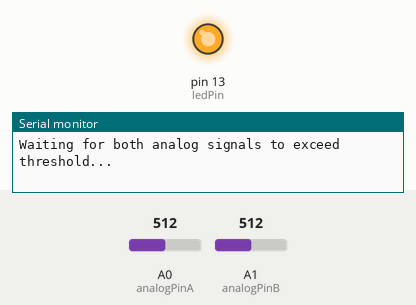
Bench run of a sketch on a simulated Arduino Uno, built with avr-gcc and run on an emulated ATmega328P. Shown: output pins drawn as LEDs (lit = HIGH), the last lines printed to the serial monitor. The inputs (shaded band) are chosen by the test bench; at power-on: A0 (analogPinA) = 512, A1 (analogPinB) = 512.

Above: at 0.14 s.
1.3 s: A0 (analogPinA) set to 716
At 2.33 s:
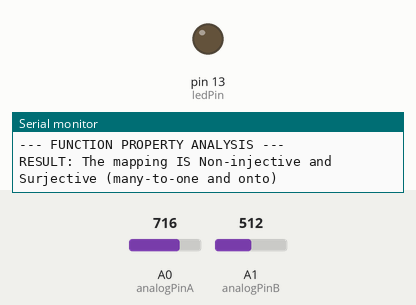
4.3 s: A0 (analogPinA) set to 490
Timing chart, 0 to 13.3 s (numbered marks = the images above; inputs shaded):
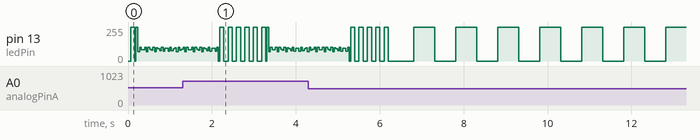

The sketch:

arduino-surjection-checker.ino
```cpp
/*
 * Arduino Non-injective Surjective Analyzer with Threshold Triggering
 *
 * This sketch waits for both analog values to exceed a threshold, then automatically
 * measures discrete analog values from two pins, and stops after collecting
 * the specified number of samples.
 * It analyzes whether the mapping from set A to set B is:
 * 1. Surjective (onto): every element in B has at least one corresponding element in A
 * 2. Non-injective: at least one element in B has multiple elements from A mapping to it
 *
 * After analysis, it returns to the waiting state, ready for another trigger event.
 */

const int analogPinA = A0;    // Analog input pin for first set of values
const int analogPinB = A1;    // Analog input pin for second set of values
const int ledPin = 13;        // LED to indicate recording status

const int maxSamples = 128;    // Maximum number of samples to store
const int discretizeLevels = 10; // Number of discrete levels to map analog values to
const int sampleInterval = 15; // Time between samples in milliseconds
const int signalThreshold = 500; // Threshold value (0-1023) that both signals must exceed to start

// Arrays to store discretized values from both analog inputs
int valuesA[maxSamples];
int valuesB[maxSamples];
int sampleCount = 0;
bool analysisComplete = false;
bool waitingForTrigger = true;

// Arrays to store unique values found in each set
int uniqueValuesA[discretizeLevels];
int uniqueCountA = 0;
int uniqueValuesB[discretizeLevels];
int uniqueCountB = 0;

// Mapping array to check properties
int mappingMatrix[discretizeLevels][discretizeLevels]; // [A][B]

void setup() {
  Serial.begin(9600);
  pinMode(ledPin, OUTPUT);

  Serial.println("Arduino Non-injective Surjective Analyzer with Threshold Triggering");
  Serial.println("Waiting for both analog signals to exceed threshold...");
}

void loop() {
  // Check for trigger condition if we're waiting for it
  if (waitingForTrigger) {
    // Read raw analog values
    int rawA = analogRead(analogPinA);
    int rawB = analogRead(analogPinB);

    // Slow blink LED to indicate waiting state
    slowBlinkLED();

    // Check if both values exceed threshold
    if (rawA > signalThreshold && rawB > signalThreshold) {
     //Serial.print("Trigger detected! A=");
      //Serial.print(rawA);
      //Serial.print(", B=");
      //Serial.println(rawB);

      // Reset sample collection variables
      sampleCount = 0;
      analysisComplete = false;
      waitingForTrigger = false;

      // Set LED solid on to indicate recording will start
      digitalWrite(ledPin, HIGH);
      //Serial.println("Starting sample collection...");

      // Small delay to debounce and prepare
      delay(100);
    }
    return; // Skip the rest of the loop while waiting for trigger
  }

  // If we haven't completed analysis and haven't collected all samples
  if (!analysisComplete && sampleCount < maxSamples) {
    // Read analog values
    int rawA = analogRead(analogPinA);
    int rawB = analogRead(analogPinB);

    // Discretize values (map 0-1023 to 0-(discretizeLevels-1))
    int discreteA = map(rawA, 0, 1023, 0, discretizeLevels - 1);
    int discreteB = map(rawB, 0, 1023, 0, discretizeLevels - 1);

    // Store the values
    valuesA[sampleCount] = discreteA;
    valuesB[sampleCount] = discreteB;

    // Print current reading
    /*Serial.print("Sample ");
    Serial.print(sampleCount + 1);
    Serial.print(": A=");
    Serial.print(discreteA);
    Serial.print(", B=");
    Serial.println(discreteB);
    */
    sampleCount++;

    // Blink LED to indicate recording activity
    digitalWrite(ledPin, LOW);
    delay(10);
    digitalWrite(ledPin, HIGH);
    delay(sampleInterval - 10);  // Account for the blink time
  }

  // If we've reached max samples and haven't analyzed yet
  if (!analysisComplete && sampleCount >= maxSamples) {
    // Turn off LED to indicate recording stopped
    digitalWrite(ledPin, LOW);
    //Serial.println("Sample collection complete. Analyzing results...");

    // Analyze the results
    analyzeResults();

    // Mark analysis as complete
    analysisComplete = true;

    // Flash LED rapidly 5 times to indicate completion
    for (int i = 0; i < 5; i++) {
      digitalWrite(ledPin, HIGH);
      delay(100);
      digitalWrite(ledPin, LOW);
      delay(100);
    }

    // Reset to wait for next trigger
    waitingForTrigger = true;
    //Serial.println("\nReady for next trigger event. Waiting for both analog signals to exceed threshold...");
  }
}

void slowBlinkLED() {
  // Slow blink pattern for waiting state
  static unsigned long lastToggleTime = 0;
  static boolean ledState = false;
  unsigned long currentTime = millis();

  if (currentTime - lastToggleTime > 500) {  // 0.5 second toggle
    ledState = !ledState;
    digitalWrite(ledPin, ledState);
    lastToggleTime = currentTime;
  }
}

void analyzeResults() {
  // Reset analysis variables
  uniqueCountA = 0;
  uniqueCountB = 0;
  memset(uniqueValuesA, -1, sizeof(uniqueValuesA));
  memset(uniqueValuesB, -1, sizeof(uniqueValuesB));
  memset(mappingMatrix, 0, sizeof(mappingMatrix));

  // Find unique values in both sets and build mapping matrix
  for (int i = 0; i < sampleCount; i++) {
    int valueA = valuesA[i];
    int valueB = valuesB[i];

    // Add to unique values in A if not already there
    if (!contains(uniqueValuesA, uniqueCountA, valueA)) {
      uniqueValuesA[uniqueCountA] = valueA;
      uniqueCountA++;
    }

    // Add to unique values in B if not already there
    if (!contains(uniqueValuesB, uniqueCountB, valueB)) {
      uniqueValuesB[uniqueCountB] = valueB;
      uniqueCountB++;
    }

    // Record this mapping in the matrix
    mappingMatrix[valueA][valueB]++;
  }

  // Print unique values
  /*Serial.print("Set A has ");
  Serial.print(uniqueCountA);
  Serial.print(" unique values: ");
  printArray(uniqueValuesA, uniqueCountA);

  Serial.print("Set B has ");
  Serial.print(uniqueCountB);
  Serial.print(" unique values: ");
  printArray(uniqueValuesB, uniqueCountB);
 */
  // Check surjectivity (onto property)
  bool isSurjective = true;
  for (int j = 0; j < uniqueCountB; j++) {
    int valueB = uniqueValuesB[j];
    bool hasPreimage = false;

    for (int i = 0; i < uniqueCountA; i++) {
      int valueA = uniqueValuesA[i];
      if (mappingMatrix[valueA][valueB] > 0) {
        hasPreimage = true;
        break;
      }
    }

    if (!hasPreimage) {
      isSurjective = false;
      //Serial.print("Value B=");
      //Serial.print(valueB);
      //Serial.println(" has no corresponding value in set A (not surjective)");
    }
  }

  // Check non-injectivity (checking for many-to-one mappings)
  bool isNonInjective = false;
  for (int j = 0; j < uniqueCountB; j++) {
    int valueB = uniqueValuesB[j];
    int preimageCount = 0;

    for (int i = 0; i < uniqueCountA; i++) {
      int valueA = uniqueValuesA[i];
      if (mappingMatrix[valueA][valueB] > 0) {
        preimageCount++;
      }
    }

    if (preimageCount > 1) {
      isNonInjective = true;
      //Serial.print("Value B=");
      //Serial.print(valueB);
      //Serial.print(" has ");
      //Serial.print(preimageCount);
      //Serial.println(" different values from set A mapping to it (non-injective)");
    }
  }

  // Print function property conclusions
  Serial.println("\n--- FUNCTION PROPERTY ANALYSIS ---");
  if (isSurjective && isNonInjective) {
    Serial.println("RESULT: The mapping IS Non-injective and Surjective (many-to-one and onto)");
  } else if (isSurjective && !isNonInjective) {
    Serial.println("RESULT: The mapping is Injective and Surjective (bijective/one-to-one and onto)");
    Serial.println("  This is NOT the non-injective surjective mapping we're looking for");
  } else if (!isSurjective && isNonInjective) {
    Serial.println("RESULT: The mapping is Non-injective but NOT Surjective (many-to-one but not onto)");
    Serial.println("  This is NOT the non-injective surjective mapping we're looking for");
  } else {
    Serial.println("RESULT: The mapping is neither Non-injective nor Surjective");
    Serial.println("  This is NOT the non-injective surjective mapping we're looking for");
  }

  // Print detailed mapping information
  //Serial.println("\nMapping details:");
  // For each unique value in A, show what it maps to
  for (int i = 0; i < uniqueCountA; i++) {
    int valueA = uniqueValuesA[i];
    //Serial.print("A=");
    //Serial.print(valueA);
   // Serial.print(" maps to: ");

    bool firstMapping = true;
    for (int j = 0; j < uniqueCountB; j++) {
      int valueB = uniqueValuesB[j];
      if (mappingMatrix[valueA][valueB] > 0) {
        if (!firstMapping) {
          //Serial.print(", ");
        }
        //Serial.print("B=");
        //Serial.print(valueB);
        //Serial.print(" (");
        //Serial.print(mappingMatrix[valueA][valueB]);
        //Serial.print(" times)");
        firstMapping = false;
      }
    }
    Serial.println();
  }

  // For each unique value in B, show what maps to it
  //Serial.println("\nReverse mapping details:");
  for (int j = 0; j < uniqueCountB; j++) {
    int valueB = uniqueValuesB[j];
    //Serial.print("B=");
    //Serial.print(valueB);
    //Serial.print(" has preimages: ");

    bool firstMapping = true;
    int preimageCount = 0;
    for (int i = 0; i < uniqueCountA; i++) {
      int valueA = uniqueValuesA[i];
      if (mappingMatrix[valueA][valueB] > 0) {
        if (!firstMapping) {
          //Serial.print(", ");
        }
        //Serial.print("A=");
        //Serial.print(valueA);
        firstMapping = false;
        preimageCount++;
      }
    }

    if (preimageCount == 0) {
      //Serial.print("none (affects surjectivity)");
    } else if (preimageCount == 1) {
      //Serial.print(" (injective for this value)");
    } else {
      //Serial.print(" (non-injective for this value)");
    }
    Serial.println();
  }
}

// Helper function to check if an array contains a value
bool contains(int arr[], int size, int value) {
  for (int i = 0; i < size; i++) {
    if (arr[i] == value) {
      return true;
    }
  }
  return false;
}

// Helper function to print an array
void printArray(int arr[], int size) {
  //Serial.print("{");
  for (int i = 0; i < size; i++) {
    //Serial.print(arr[i]);
    if (i < size - 1) {
      //Serial.print(", ");
    }
  }
  //Serial.println("}");
}
```
